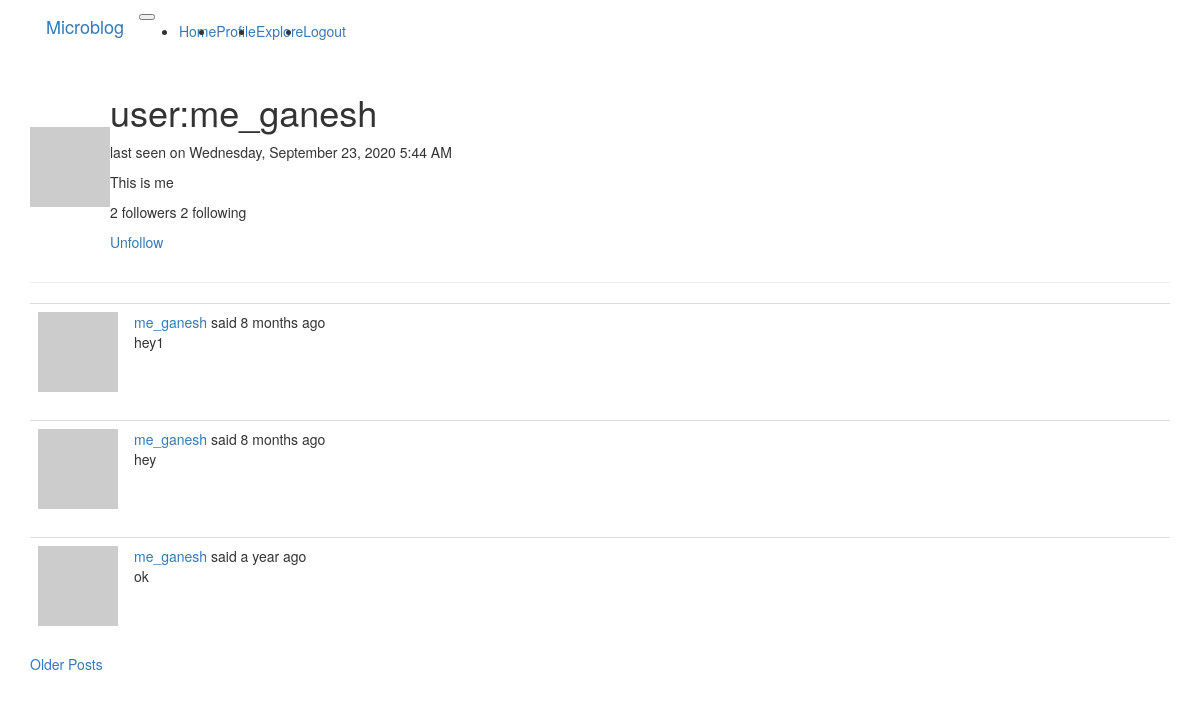
The app's page /profile/me_ganesh (signed in) with its own data.
### app/models.py (models this page shows, shortened)
class User(UserMixin,db.Model):
	id = db.Column(db.Integer,primary_key=True)
	username = db.Column(db.String(30),index=True,unique=True)
	email = db.Column(db.String(30),index=True,unique=True)
	password_hash = db.Column(db.String(30))
	about_me = db.Column(db.String(50))
	last_seen = db.Column(db.DateTime,index=True,default=datetime.utcnow())
	posts = db.relationship('Post',backref='author',lazy='dynamic')
	followed = db.relationship('User',secondary=followers,
			primaryjoin=(followers.c.follower_id==id),secondaryjoin=(followers.c.followed_id==id),
			backref=db.backref('followers',lazy='dynamic'),
			lazy = 'dynamic'
		)
	def avatar(self,size):
		digest = md5(self.email.encode('utf-8')).hexdigest()
		return f'https://www.gravatar.com/avatar/{digest}?s={size}&d=identicon'
	def is_following(self,user):
		return self.followed.filter(followers.c.followed_id == user.id).count() > 0

class Post(db.Model):
	id = db.Column(db.Integer,primary_key=True)
	body = db.Column(db.String(120))
	time_stamp = db.Column(db.DateTime,index=True,default=datetime.utcnow())
	user_id = db.Column(db.Integer,db.ForeignKey('user.id'))

### app/routes.py (the view)
@app.route('/profile/<username>')
@login_required
def profile(username):
	user  = User.query.filter_by(username=username).first_or_404()
	page = request.args.get('page',1,type=int)
	posts = user.posts.order_by(Post.time_stamp.desc()).paginate(page,app.config['POSTS_PER_PAGE'], False)
	next_url = url_for('profile',username=username,page=posts.next_num) if posts.has_next else None
	prev_url = url_for('profile',username=username,page=posts.prev_num) if posts.has_prev else None
	return render_template('profile.html',username=username,user=user,title='profile',posts=posts.items,next_url=next_url,prev_url=prev_url)

### app/models.py (called while the page is built)
@login.user_loader  #1)
def user_loader(user_id):
	return User.query.get(int(user_id))

### app/routes.py (called while the page is built)
@app.before_request
def before_request():
	if current_user.is_authenticated:
		current_user.last_seen = datetime.utcnow()
		db.session.commit()

### app/templates/profile.html (shortened to what this page needs)
{% extends 'base.html' %}
{% block app_content %}
<table>
	<tr>
		<td>
			<img src="{{user.avatar(size=256)}}">
		</td>
		<td>
			<h1>user:{{user.username}}</h1>
			{% if user.last_seen %}
			<p>last seen on {{moment(user.last_seen).format('LLLL')}}</p>
			{% endif %}
			<p>{{user.about_me}}</p>
			<p>{{user.followers.count()}} followers {{user.followed.count()}} following</p>
			{% if user.username == current_user.username %}
			<p><a href="{{url_for('edit_profile')}}">Edit Profile</a></p>
			{% elif not current_user.is_following(user) %}
			<p><a href="{{url_for('follow',username=username)}}">Follow</a></p>
			{% else %}
			<p><a href="{{url_for('follow',username=username)}}">Unfollow</a></p>
			{% endif %}
		</td>
	</tr>
</table>
<hr>
<table>
{% for post in posts %}
{% include '_post.html' %}
{% endfor %}
</table>
{% if next_url %}
<a href="{{next_url}}">Older Posts</a>
{% endif %}
{% endblock app_content %}

### app/templates/base.html (shortened to what this page needs)
{% extends 'bootstrap/base.html' %}
{% block navbar %}
<div class="container">
<nav class="navbar navbar-expand-lg navbar-light bg-light">
  <a class="navbar-brand" href="{{url_for('index')}}">Microblog</a>
  <button class="navbar-toggler" type="button" data-toggle="collapse" data-target="#navbarNav" aria-controls="navbarNav" aria-expanded="false" aria-label="Toggle navigation">
  </button>
  <div class="collapse navbar-collapse" id="navbarNav">
    <ul class="navbar-nav">
      <li class="nav-item active">
        <a class="nav-link" href="{{url_for('index')}}">Home<span class="sr-only">(current)</span></a>
      </li>
      {% if current_user.is_authenticated %}
      <li class="nav-item">
        <a class="nav-link" href="{{url_for('profile',username=current_user.username)}}">Profile</a>
      </li>
      <li class="nav-item">
        <a class="nav-link" href="{{url_for('explore')}}">Explore</a>
      </li>
      <li class="nav-item">
        <a class="nav-link disabled" href="{{url_for('logout')}}">Logout</a>
      </li>
      {% endif %}
    </ul>
  </div>
</nav>
</div>
{% endblock navbar %}
{%block content%}
<div class="container">
	{% block app_content %}
	{% endblock app_content %}
</div>
{% endblock content %}

### app/templates/_post.html
<table class='table table-hover table-dark'>
<tr>
	<td width="50px">
		<a href="{{url_for('profile',username=post.author.username)}}"><img src="{{post.author.avatar(size=50)}}"></a>
	</td>
	<td>
		<a href="{{url_for('profile',username=post.author.username)}}">{{post.author.username}}</a>
		said {{ moment(post.time_stamp).fromNow() }} <br>
		{{post.body}}
	</td>
</tr>
</table>

### records on screen
User: username "me_ganesh", last_seen "Wednesday, September 23, 2020 5:44 AM", about_me "This is me"
Post: author.username "me_ganesh", time_stamp "8 months ago", body "hey1"
Post: author.username "me_ganesh", time_stamp "8 months ago", body "hey"
Post: author.username "me_ganesh", time_stamp "a year ago", body "ok"

### other values on screen
{{ user.followers.count() }} "2"
{{ user.followed.count() }} "2"
